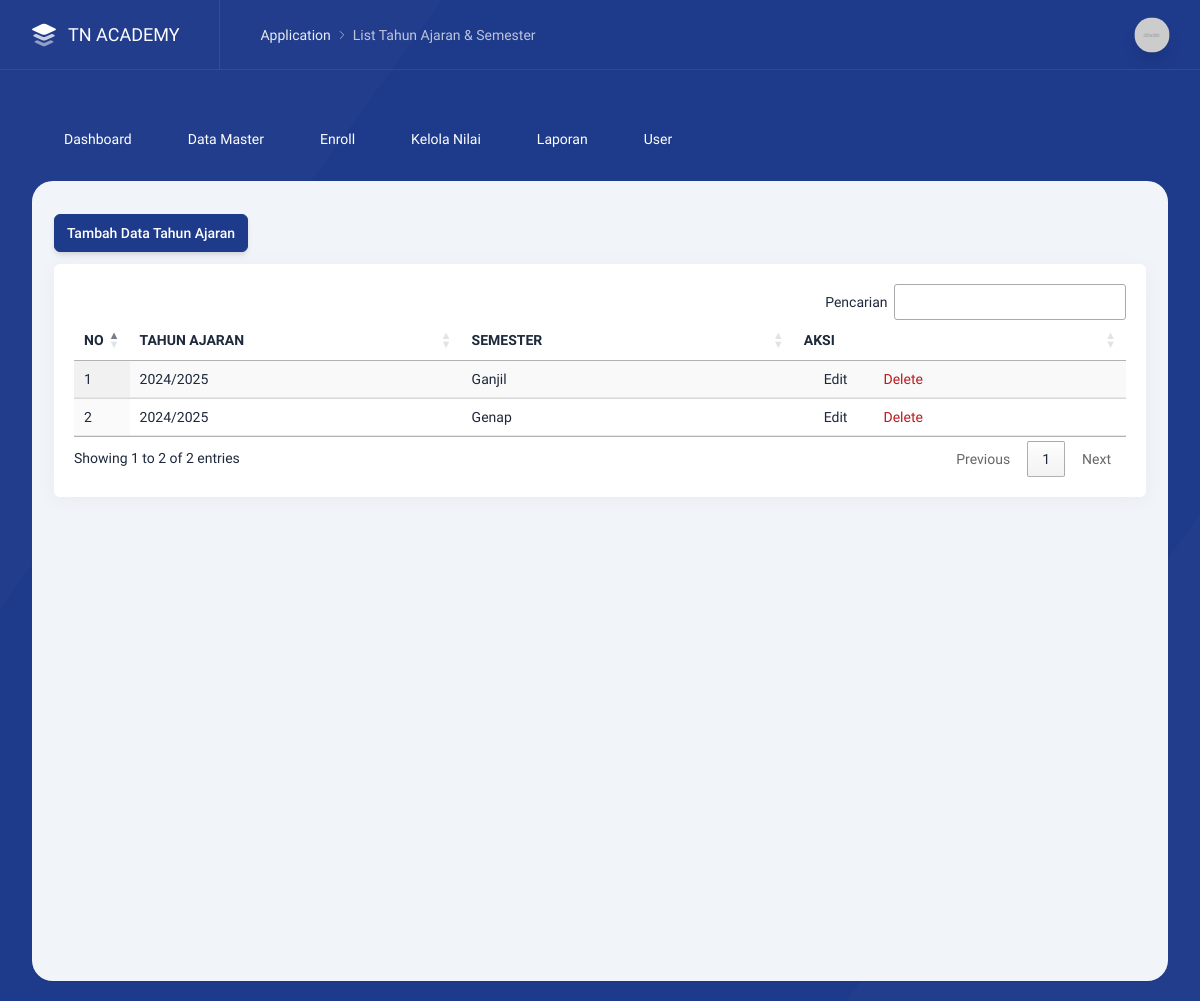
Page /index.php/admin/tahun_ajaran on the committed database.
### tables this page shows
CREATE TABLE `tahun_ajaran` (
  `id_ta` int NOT NULL,
  `tahun` varchar(9) NOT NULL,
  `semester` enum('Ganjil','Genap') NOT NULL
);

### application/libraries/template.php (called while the page is built, shortened)
<?php
class Template{
    var $template_data = array();
    function set($name, $value){
        $this->template_data[$name] = $value;
    }
    function load($template = '', $view = '' , $view_data = array(), $return = FALSE){
        $this->CI =& get_instance();
        $this->set('contents', $this->CI->load->view($view, $view_data, TRUE));
        return $this->CI->load->view($template, $this->template_data, $return);
    }
}

### application/controllers/admin/Tahun_ajaran.php (called while the page is built, shortened)
<?php
class Tahun_ajaran extends MY_Controller {
    public function index()
    {
        $data = array(
            'tahun_ajaran'  => $this->Tahun_ajaran_model->get_all(),
            'title'      => 'List Tahun Ajaran & Semester',
        );
        $this->template->load('template','master/tahun_ajaran',$data);
    }
}

### index.php (called while the page is built, shortened)
<?php
require_once BASEPATH.'core/CodeIgniter.php';

### application/models/Tahun_ajaran_model.php (called while the page is built, shortened)
<?php
class Tahun_ajaran_model extends CI_Model {
	public function get_all(){
		$this->db->from('tahun_ajaran');
		$this->db->order_by('tahun','ASC');
		return $this->db->get()->result_array();
	}
}

### application/views/master/tahun_ajaran.php (the view, shortened to what this page needs)
<div class="text-left">
    <a href="javascript:;" data-tw-toggle="modal" data-tw-target="#tambahTA" class="btn btn-primary shadow-md">
        Tambah Data Tahun Ajaran
    </a>
</div>
<div class="intro-y box mt-3">
    <div class="p-5">
        <div class="preview">
            <div class="overflow-x-auto">
                <table id="example1" class="table table-auto display datatable w-full">
                    <thead class="bg-gray-100">
                        <tr>
                            <th class="border-b-2">NO</th>
                            <th class="border-b-2">TAHUN AJARAN</th>
                            <th class="border-b-2">SEMESTER</th>
                            <th class="border-b-2">AKSI</th>
                        </tr>
                    </thead>
                    <tbody>
                        <?php $no=1; foreach ($tahun_ajaran as $ta) { ?>
                        <tr>
                            <td class="border-b"><?= $no ?></td>
                            <td class="border-b"><?= $ta['tahun'] ?></td>
                            <td class="border-b"><?= $ta['semester'] ?></td>
                            <td class="border-b">
                                <div class="flex space-x-3">
                                    <a class="flex text-blue-500 mr-4" href="javascript:;"
                                       data-tw-toggle="modal" data-tw-target="#edit<?= $ta['id_ta'] ?>">
                                        <i data-lucide="edit" class="w-4 h-4 mr-1"></i> Edit
                                    </a>
                                    <a class="flex text-danger delete-btn" href="javascript:;"
                                       onclick="confirmDelete('<?= site_url('admin/tahun_ajaran/delete/'.$ta['id_ta']) ?>')">
                                        <i data-lucide="trash-2" class="w-4 h-4 mr-1"></i> Delete
                                    </a>
                                </div>
                            </td>
                        </tr>
                        <?php $no++; } ?>
                    </tbody>
                </table>
            </div>
        </div>
    </div>
</div>

### rows in the picture
tahun_ajaran: tahun "2024/2025", semester "Ganjil"
tahun_ajaran: tahun "2024/2025", semester "Genap"

### other values in the picture
$title "List Tahun Ajaran & Semester"
